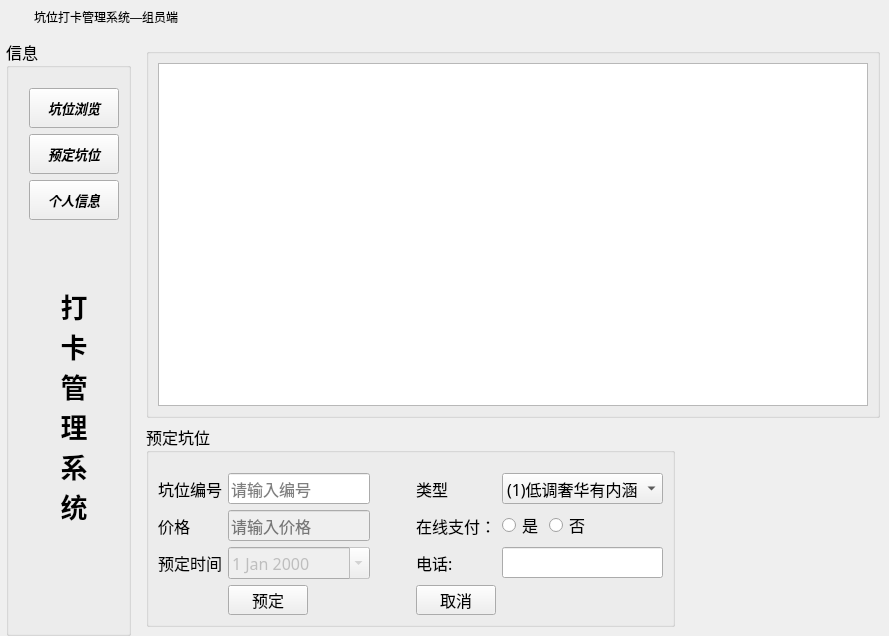
<?xml version="1.0" encoding="UTF-8"?>
<ui version="4.0">
 <class>CustomerWindget</class>
 <widget class="QWidget" name="CustomerWindget">
  <property name="geometry">
   <rect>
    <x>0</x>
    <y>0</y>
    <width>889</width>
    <height>636</height>
   </rect>
  </property>
  <property name="windowTitle">
   <string>Form</string>
  </property>
  <layout class="QVBoxLayout" name="verticalLayout_13">
   <property name="leftMargin">
    <number>0</number>
   </property>
   <property name="topMargin">
    <number>0</number>
   </property>
   <property name="rightMargin">
    <number>0</number>
   </property>
   <property name="bottomMargin">
    <number>0</number>
   </property>
   <item>
    <layout class="QVBoxLayout" name="verticalLayout_12">
     <item>
      <widget class="QWidget" name="widget_title" native="true">
       <property name="sizePolicy">
        <sizepolicy hsizetype="Preferred" vsizetype="Maximum">
         <horstretch>0</horstretch>
         <verstretch>0</verstretch>
        </sizepolicy>
       </property>
       <property name="minimumSize">
        <size>
         <width>100</width>
         <height>33</height>
        </size>
       </property>
       <property name="mouseTracking">
        <bool>false</bool>
       </property>
       <layout class="QHBoxLayout" name="horizontalLayout_5" stretch="0,0,0">
        <property name="spacing">
         <number>4</number>
        </property>
        <property name="sizeConstraint">
         <enum>QLayout::SetNoConstraint</enum>
        </property>
        <property name="leftMargin">
         <number>0</number>
        </property>
        <property name="topMargin">
         <number>0</number>
        </property>
        <property name="rightMargin">
         <number>0</number>
        </property>
        <property name="bottomMargin">
         <number>0</number>
        </property>
        <item>
         <widget class="QLabel" name="lab_Ico">
          <property name="sizePolicy">
           <sizepolicy hsizetype="Minimum" vsizetype="Preferred">
            <horstretch>0</horstretch>
            <verstretch>0</verstretch>
           </sizepolicy>
          </property>
          <property name="minimumSize">
           <size>
            <width>30</width>
            <height>0</height>
           </size>
          </property>
          <property name="text">
           <string/>
          </property>
          <property name="alignment">
           <set>Qt::AlignCenter</set>
          </property>
         </widget>
        </item>
        <item>
         <widget class="QLabel" name="lab_Title">
          <property name="sizePolicy">
           <sizepolicy hsizetype="Expanding" vsizetype="Preferred">
            <horstretch>0</horstretch>
            <verstretch>0</verstretch>
           </sizepolicy>
          </property>
          <property name="styleSheet">
           <string notr="true">font: 10pt &quot;微软雅黑&quot;;</string>
          </property>
          <property name="text">
           <string>坑位打卡管理系统—组员端</string>
          </property>
          <property name="alignment">
           <set>Qt::AlignLeading|Qt::AlignLeft|Qt::AlignVCenter</set>
          </property>
         </widget>
        </item>
        <item>
         <widget class="QWidget" name="widget_menu" native="true">
          <property name="sizePolicy">
           <sizepolicy hsizetype="Minimum" vsizetype="Preferred">
            <horstretch>0</horstretch>
            <verstretch>0</verstretch>
           </sizepolicy>
          </property>
          <layout class="QHBoxLayout" name="horizontalLayout_6">
           <property name="spacing">
            <number>0</number>
           </property>
           <property name="leftMargin">
            <number>0</number>
           </property>
           <property name="topMargin">
            <number>0</number>
           </property>
           <property name="rightMargin">
            <number>0</number>
           </property>
           <property name="bottomMargin">
            <number>0</number>
           </property>
           <item>
            <widget class="QPushButton" name="btnMenu">
             <property name="sizePolicy">
              <sizepolicy hsizetype="Minimum" vsizetype="Expanding">
               <horstretch>0</horstretch>
               <verstretch>0</verstretch>
              </sizepolicy>
             </property>
             <property name="minimumSize">
              <size>
               <width>31</width>
               <height>0</height>
              </size>
             </property>
             <property name="cursor">
              <cursorShape>ArrowCursor</cursorShape>
             </property>
             <property name="focusPolicy">
              <enum>Qt::NoFocus</enum>
             </property>
             <property name="toolTip">
              <string>菜单</string>
             </property>
             <property name="text">
              <string/>
             </property>
             <property name="flat">
              <bool>true</bool>
             </property>
            </widget>
           </item>
           <item>
            <widget class="QPushButton" name="btnMenu_Min">
             <property name="sizePolicy">
              <sizepolicy hsizetype="Minimum" vsizetype="Expanding">
               <horstretch>0</horstretch>
               <verstretch>0</verstretch>
              </sizepolicy>
             </property>
             <property name="minimumSize">
              <size>
               <width>31</width>
               <height>0</height>
              </size>
             </property>
             <property name="cursor">
              <cursorShape>ArrowCursor</cursorShape>
             </property>
             <property name="focusPolicy">
              <enum>Qt::NoFocus</enum>
             </property>
             <property name="toolTip">
              <string>最小化</string>
             </property>
             <property name="text">
              <string/>
             </property>
             <property name="flat">
              <bool>true</bool>
             </property>
            </widget>
           </item>
           <item>
            <widget class="QPushButton" name="btnMenu_Max">
             <property name="sizePolicy">
              <sizepolicy hsizetype="Minimum" vsizetype="Expanding">
               <horstretch>0</horstretch>
               <verstretch>0</verstretch>
              </sizepolicy>
             </property>
             <property name="minimumSize">
              <size>
               <width>31</width>
               <height>0</height>
              </size>
             </property>
             <property name="cursor">
              <cursorShape>ArrowCursor</cursorShape>
             </property>
             <property name="focusPolicy">
              <enum>Qt::NoFocus</enum>
             </property>
             <property name="toolTip">
              <string>最大化</string>
             </property>
             <property name="text">
              <string/>
             </property>
             <property name="flat">
              <bool>true</bool>
             </property>
            </widget>
           </item>
           <item>
            <widget class="QPushButton" name="btnMenu_Close">
             <property name="sizePolicy">
              <sizepolicy hsizetype="Minimum" vsizetype="Expanding">
               <horstretch>0</horstretch>
               <verstretch>0</verstretch>
              </sizepolicy>
             </property>
             <property name="minimumSize">
              <size>
               <width>40</width>
               <height>0</height>
              </size>
             </property>
             <property name="cursor">
              <cursorShape>ArrowCursor</cursorShape>
             </property>
             <property name="focusPolicy">
              <enum>Qt::NoFocus</enum>
             </property>
             <property name="toolTip">
              <string>关闭</string>
             </property>
             <property name="text">
              <string/>
             </property>
             <property name="flat">
              <bool>true</bool>
             </property>
            </widget>
           </item>
          </layout>
         </widget>
        </item>
       </layout>
      </widget>
     </item>
     <item>
      <layout class="QHBoxLayout" name="horizontalLayout_7">
       <item>
        <spacer name="horizontalSpacer_9">
         <property name="orientation">
          <enum>Qt::Horizontal</enum>
         </property>
         <property name="sizeType">
          <enum>QSizePolicy::Maximum</enum>
         </property>
         <property name="sizeHint" stdset="0">
          <size>
           <width>6</width>
           <height>20</height>
          </size>
         </property>
        </spacer>
       </item>
       <item>
        <layout class="QHBoxLayout" name="horizontalLayout_4">
         <item>
          <widget class="QGroupBox" name="groupBox">
           <property name="font">
            <font>
             <family>楷体</family>
             <pointsize>12</pointsize>
            </font>
           </property>
           <property name="title">
            <string>信息</string>
           </property>
           <layout class="QVBoxLayout" name="verticalLayout_2">
            <property name="leftMargin">
             <number>20</number>
            </property>
            <property name="topMargin">
             <number>20</number>
            </property>
            <item>
             <layout class="QVBoxLayout" name="verticalLayout">
              <item>
               <widget class="QPushButton" name="pbnroomPicture">
                <property name="minimumSize">
                 <size>
                  <width>90</width>
                  <height>40</height>
                 </size>
                </property>
                <property name="font">
                 <font>
                  <pointsize>10</pointsize>
                  <weight>75</weight>
                  <italic>true</italic>
                  <bold>true</bold>
                 </font>
                </property>
                <property name="cursor">
                 <cursorShape>OpenHandCursor</cursorShape>
                </property>
                <property name="text">
                 <string>坑位浏览</string>
                </property>
               </widget>
              </item>
              <item>
               <widget class="QPushButton" name="punroom">
                <property name="minimumSize">
                 <size>
                  <width>90</width>
                  <height>40</height>
                 </size>
                </property>
                <property name="font">
                 <font>
                  <pointsize>10</pointsize>
                  <weight>75</weight>
                  <italic>true</italic>
                  <bold>true</bold>
                 </font>
                </property>
                <property name="cursor">
                 <cursorShape>OpenHandCursor</cursorShape>
                </property>
                <property name="text">
                 <string>预定坑位</string>
                </property>
               </widget>
              </item>
              <item>
               <widget class="QPushButton" name="pbnGuest">
                <property name="minimumSize">
                 <size>
                  <width>90</width>
                  <height>40</height>
                 </size>
                </property>
                <property name="font">
                 <font>
                  <pointsize>10</pointsize>
                  <weight>75</weight>
                  <italic>true</italic>
                  <bold>true</bold>
                 </font>
                </property>
                <property name="cursor">
                 <cursorShape>OpenHandCursor</cursorShape>
                </property>
                <property name="text">
                 <string>个人信息</string>
                </property>
               </widget>
              </item>
              <item>
               <spacer name="verticalSpacer_2">
                <property name="orientation">
                 <enum>Qt::Vertical</enum>
                </property>
                <property name="sizeType">
                 <enum>QSizePolicy::Maximum</enum>
                </property>
                <property name="sizeHint" stdset="0">
                 <size>
                  <width>28</width>
                  <height>60</height>
                 </size>
                </property>
               </spacer>
              </item>
              <item>
               <widget class="QLabel" name="label_14">
                <property name="font">
                 <font>
                  <pointsize>20</pointsize>
                  <weight>75</weight>
                  <bold>true</bold>
                 </font>
                </property>
                <property name="text">
                 <string>打
卡
管
理
系
统
</string>
                </property>
                <property name="textFormat">
                 <enum>Qt::PlainText</enum>
                </property>
                <property name="alignment">
                 <set>Qt::AlignCenter</set>
                </property>
               </widget>
              </item>
              <item>
               <spacer name="verticalSpacer">
                <property name="orientation">
                 <enum>Qt::Vertical</enum>
                </property>
                <property name="sizeHint" stdset="0">
                 <size>
                  <width>20</width>
                  <height>40</height>
                 </size>
                </property>
               </spacer>
              </item>
             </layout>
            </item>
           </layout>
          </widget>
         </item>
         <item>
          <widget class="QStackedWidget" name="stackedWidget">
           <property name="currentIndex">
            <number>0</number>
           </property>
           <widget class="QWidget" name="page">
            <layout class="QVBoxLayout" name="verticalLayout_11">
             <item>
              <layout class="QVBoxLayout" name="verticalLayout_5">
               <item>
                <widget class="QGroupBox" name="groupBox_2">
                 <property name="title">
                  <string/>
                 </property>
                 <layout class="QVBoxLayout" name="verticalLayout_3">
                  <item>
                   <widget class="QTableView" name="tableViewRoomInfo"/>
                  </item>
                 </layout>
                </widget>
               </item>
               <item>
                <layout class="QHBoxLayout" name="horizontalLayout">
                 <item>
                  <widget class="QGroupBox" name="groupBox_3">
                   <property name="font">
                    <font>
                     <family>楷体</family>
                     <pointsize>12</pointsize>
                    </font>
                   </property>
                   <property name="title">
                    <string>预定坑位</string>
                   </property>
                   <layout class="QVBoxLayout" name="verticalLayout_4">
                    <property name="topMargin">
                     <number>20</number>
                    </property>
                    <item>
                     <layout class="QGridLayout" name="gridLayout">
                      <item row="0" column="0">
                       <widget class="QLabel" name="label">
                        <property name="text">
                         <string>坑位编号</string>
                        </property>
                       </widget>
                      </item>
                      <item row="0" column="1">
                       <widget class="QLineEdit" name="letNo">
                        <property name="placeholderText">
                         <string>请输入编号</string>
                        </property>
                       </widget>
                      </item>
                      <item row="0" column="3">
                       <widget class="QLabel" name="label_4">
                        <property name="text">
                         <string>类型</string>
                        </property>
                       </widget>
                      </item>
                      <item row="1" column="0">
                       <widget class="QLabel" name="label_2">
                        <property name="text">
                         <string>价格</string>
                        </property>
                       </widget>
                      </item>
                      <item row="1" column="1">
                       <widget class="QLineEdit" name="letprice">
                        <property name="enabled">
                         <bool>false</bool>
                        </property>
                        <property name="placeholderText">
                         <string>请输入价格</string>
                        </property>
                       </widget>
                      </item>
                      <item row="1" column="3">
                       <widget class="QLabel" name="label_5">
                        <property name="text">
                         <string>在线支付：</string>
                        </property>
                       </widget>
                      </item>
                      <item row="2" column="0">
                       <widget class="QLabel" name="label_3">
                        <property name="text">
                         <string>预定时间</string>
                        </property>
                       </widget>
                      </item>
                      <item row="2" column="1">
                       <widget class="QDateEdit" name="dateRfrom">
                        <property name="enabled">
                         <bool>false</bool>
                        </property>
                        <property name="calendarPopup">
                         <bool>true</bool>
                        </property>
                       </widget>
                      </item>
                      <item row="3" column="0">
                       <spacer name="horizontalSpacer">
                        <property name="orientation">
                         <enum>Qt::Horizontal</enum>
                        </property>
                        <property name="sizeHint" stdset="0">
                         <size>
                          <width>40</width>
                          <height>20</height>
                         </size>
                        </property>
                       </spacer>
                      </item>
                      <item row="3" column="1">
                       <widget class="QPushButton" name="pbnROK">
                        <property name="sizePolicy">
                         <sizepolicy hsizetype="Maximum" vsizetype="Fixed">
                          <horstretch>0</horstretch>
                          <verstretch>0</verstretch>
                         </sizepolicy>
                        </property>
                        <property name="minimumSize">
                         <size>
                          <width>80</width>
                          <height>30</height>
                         </size>
                        </property>
                        <property name="cursor">
                         <cursorShape>OpenHandCursor</cursorShape>
                        </property>
                        <property name="text">
                         <string>预定</string>
                        </property>
                       </widget>
                      </item>
                      <item row="3" column="3" colspan="2">
                       <widget class="QPushButton" name="pbnRoomCancle">
                        <property name="sizePolicy">
                         <sizepolicy hsizetype="Maximum" vsizetype="Fixed">
                          <horstretch>0</horstretch>
                          <verstretch>0</verstretch>
                         </sizepolicy>
                        </property>
                        <property name="minimumSize">
                         <size>
                          <width>80</width>
                          <height>30</height>
                         </size>
                        </property>
                        <property name="cursor">
                         <cursorShape>OpenHandCursor</cursorShape>
                        </property>
                        <property name="text">
                         <string>取消</string>
                        </property>
                       </widget>
                      </item>
                      <item row="3" column="5">
                       <spacer name="horizontalSpacer_2">
                        <property name="orientation">
                         <enum>Qt::Horizontal</enum>
                        </property>
                        <property name="sizeHint" stdset="0">
                         <size>
                          <width>40</width>
                          <height>20</height>
                         </size>
                        </property>
                       </spacer>
                      </item>
                      <item row="3" column="2">
                       <spacer name="horizontalSpacer_8">
                        <property name="orientation">
                         <enum>Qt::Horizontal</enum>
                        </property>
                        <property name="sizeHint" stdset="0">
                         <size>
                          <width>40</width>
                          <height>20</height>
                         </size>
                        </property>
                       </spacer>
                      </item>
                      <item row="1" column="4">
                       <widget class="QRadioButton" name="radioButtonOk">
                        <property name="text">
                         <string>是</string>
                        </property>
                       </widget>
                      </item>
                      <item row="1" column="5">
                       <widget class="QRadioButton" name="radioButtonNo">
                        <property name="sizePolicy">
                         <sizepolicy hsizetype="Maximum" vsizetype="Fixed">
                          <horstretch>0</horstretch>
                          <verstretch>0</verstretch>
                         </sizepolicy>
                        </property>
                        <property name="text">
                         <string>否</string>
                        </property>
                       </widget>
                      </item>
                      <item row="0" column="4" colspan="2">
                       <widget class="QComboBox" name="comboBoxRoomType">
                        <item>
                         <property name="text">
                          <string>(1)低调奢华有内涵</string>
                         </property>
                        </item>
                        <item>
                         <property name="text">
                          <string>(2)杰哥之家</string>
                         </property>
                        </item>
                        <item>
                         <property name="text">
                          <string>(3)比奇堡三剑客</string>
                         </property>
                        </item>
                        <item>
                         <property name="text">
                          <string>(4)米奇妙妙屋</string>
                         </property>
                        </item>
                       </widget>
                      </item>
                      <item row="2" column="3">
                       <widget class="QLabel" name="label_6">
                        <property name="text">
                         <string>电话:</string>
                        </property>
                       </widget>
                      </item>
                      <item row="2" column="4" colspan="2">
                       <widget class="QLineEdit" name="letphones">
                        <property name="text">
                         <string/>
                        </property>
                       </widget>
                      </item>
                     </layout>
                    </item>
                   </layout>
                  </widget>
                 </item>
                 <item>
                  <spacer name="horizontalSpacer_3">
                   <property name="orientation">
                    <enum>Qt::Horizontal</enum>
                   </property>
                   <property name="sizeHint" stdset="0">
                    <size>
                     <width>40</width>
                     <height>20</height>
                    </size>
                   </property>
                  </spacer>
                 </item>
                </layout>
               </item>
              </layout>
             </item>
            </layout>
           </widget>
           <widget class="QWidget" name="page_2">
            <layout class="QVBoxLayout" name="verticalLayout_10">
             <item>
              <layout class="QVBoxLayout" name="verticalLayout_9">
               <item>
                <widget class="QGroupBox" name="groupBox_4">
                 <property name="font">
                  <font>
                   <family>楷体</family>
                   <pointsize>12</pointsize>
                  </font>
                 </property>
                 <property name="title">
                  <string/>
                 </property>
                 <layout class="QVBoxLayout" name="verticalLayout_6">
                  <item>
                   <widget class="QTableView" name="tableViewCustomeInfo"/>
                  </item>
                 </layout>
                </widget>
               </item>
               <item>
                <layout class="QHBoxLayout" name="horizontalLayout_3">
                 <item>
                  <widget class="QGroupBox" name="groupBox_5">
                   <property name="font">
                    <font>
                     <family>楷体</family>
                     <pointsize>12</pointsize>
                    </font>
                   </property>
                   <property name="title">
                    <string>个人信息</string>
                   </property>
                   <layout class="QVBoxLayout" name="verticalLayout_8">
                    <property name="topMargin">
                     <number>20</number>
                    </property>
                    <item>
                     <layout class="QVBoxLayout" name="verticalLayout_7">
                      <item>
                       <layout class="QGridLayout" name="gridLayout_2">
                        <item row="0" column="0">
                         <widget class="QLabel" name="label_7">
                          <property name="text">
                           <string>用户名*</string>
                          </property>
                         </widget>
                        </item>
                        <item row="0" column="1">
                         <widget class="QLineEdit" name="letusename">
                          <property name="enabled">
                           <bool>true</bool>
                          </property>
                          <property name="placeholderText">
                           <string>请输入用户名</string>
                          </property>
                         </widget>
                        </item>
                        <item row="0" column="2">
                         <widget class="QLabel" name="label_11">
                          <property name="text">
                           <string>性别</string>
                          </property>
                         </widget>
                        </item>
                        <item row="0" column="3">
                         <widget class="QLineEdit" name="letsex">
                          <property name="placeholderText">
                           <string>请输入性别</string>
                          </property>
                         </widget>
                        </item>
                        <item row="1" column="0">
                         <widget class="QLabel" name="label_8">
                          <property name="text">
                           <string>密码*</string>
                          </property>
                         </widget>
                        </item>
                        <item row="1" column="1">
                         <widget class="QLineEdit" name="letpossword">
                          <property name="placeholderText">
                           <string>请输入密码</string>
                          </property>
                         </widget>
                        </item>
                        <item row="1" column="2">
                         <widget class="QLabel" name="label_12">
                          <property name="text">
                           <string>电话*</string>
                          </property>
                         </widget>
                        </item>
                        <item row="1" column="3">
                         <widget class="QLineEdit" name="letphone">
                          <property name="placeholderText">
                           <string>请输入电话</string>
                          </property>
                         </widget>
                        </item>
                        <item row="2" column="2" colspan="2">
                         <spacer name="horizontalSpacer_4">
                          <property name="orientation">
                           <enum>Qt::Horizontal</enum>
                          </property>
                          <property name="sizeHint" stdset="0">
                           <size>
                            <width>40</width>
                            <height>20</height>
                           </size>
                          </property>
                         </spacer>
                        </item>
                        <item row="3" column="0">
                         <widget class="QLabel" name="label_13">
                          <property name="text">
                           <string>地址*</string>
                          </property>
                         </widget>
                        </item>
                        <item row="3" column="1" colspan="3">
                         <widget class="QLineEdit" name="letaddress">
                          <property name="placeholderText">
                           <string>请输入详细地址</string>
                          </property>
                         </widget>
                        </item>
                        <item row="4" column="0">
                         <widget class="QLabel" name="label_10">
                          <property name="text">
                           <string>备注</string>
                          </property>
                         </widget>
                        </item>
                        <item row="4" column="1" colspan="3">
                         <widget class="QLineEdit" name="letGnote">
                          <property name="minimumSize">
                           <size>
                            <width>0</width>
                            <height>50</height>
                           </size>
                          </property>
                          <property name="placeholderText">
                           <string>可以不填</string>
                          </property>
                         </widget>
                        </item>
                        <item row="2" column="0">
                         <widget class="QLabel" name="label_9">
                          <property name="text">
                           <string>注册时间</string>
                          </property>
                         </widget>
                        </item>
                        <item row="2" column="1">
                         <widget class="QDateEdit" name="dateCustomeIn">
                          <property name="enabled">
                           <bool>true</bool>
                          </property>
                          <property name="calendarPopup">
                           <bool>true</bool>
                          </property>
                         </widget>
                        </item>
                       </layout>
                      </item>
                      <item>
                       <layout class="QHBoxLayout" name="horizontalLayout_2">
                        <item>
                         <spacer name="horizontalSpacer_6">
                          <property name="orientation">
                           <enum>Qt::Horizontal</enum>
                          </property>
                          <property name="sizeHint" stdset="0">
                           <size>
                            <width>40</width>
                            <height>20</height>
                           </size>
                          </property>
                         </spacer>
                        </item>
                        <item>
                         <widget class="QPushButton" name="pbnmodify">
                          <property name="minimumSize">
                           <size>
                            <width>80</width>
                            <height>30</height>
                           </size>
                          </property>
                          <property name="cursor">
                           <cursorShape>OpenHandCursor</cursorShape>
                          </property>
                          <property name="text">
                           <string>修改</string>
                          </property>
                         </widget>
                        </item>
                        <item>
                         <widget class="QPushButton" name="pbuModifyOk">
                          <property name="minimumSize">
                           <size>
                            <width>80</width>
                            <height>30</height>
                           </size>
                          </property>
                          <property name="cursor">
                           <cursorShape>OpenHandCursor</cursorShape>
                          </property>
                          <property name="text">
                           <string>确定</string>
                          </property>
                         </widget>
                        </item>
                        <item>
                         <widget class="QPushButton" name="pbnCancle">
                          <property name="minimumSize">
                           <size>
                            <width>80</width>
                            <height>30</height>
                           </size>
                          </property>
                          <property name="cursor">
                           <cursorShape>OpenHandCursor</cursorShape>
                          </property>
                          <property name="text">
                           <string>取消</string>
                          </property>
                         </widget>
                        </item>
                        <item>
                         <spacer name="horizontalSpacer_5">
                          <property name="orientation">
                           <enum>Qt::Horizontal</enum>
                          </property>
                          <property name="sizeHint" stdset="0">
                           <size>
                            <width>40</width>
                            <height>20</height>
                           </size>
                          </property>
                         </spacer>
                        </item>
                       </layout>
                      </item>
                     </layout>
                    </item>
                   </layout>
                  </widget>
                 </item>
                 <item>
                  <spacer name="horizontalSpacer_7">
                   <property name="orientation">
                    <enum>Qt::Horizontal</enum>
                   </property>
                   <property name="sizeHint" stdset="0">
                    <size>
                     <width>40</width>
                     <height>20</height>
                    </size>
                   </property>
                  </spacer>
                 </item>
                </layout>
               </item>
              </layout>
             </item>
            </layout>
           </widget>
          </widget>
         </item>
        </layout>
       </item>
      </layout>
     </item>
    </layout>
   </item>
  </layout>
 </widget>
 <resources/>
 <connections/>
</ui>
